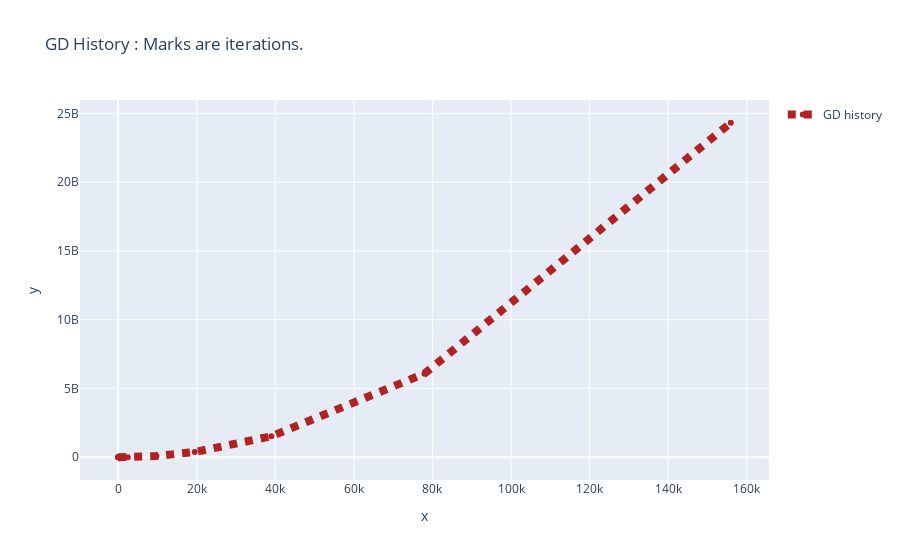

Source (notebook cell):
### Markdown cell above
# Task 3
Train a  linear regression with a L2 loss on the training data using Gradient Descent. 
The code below should give a (non-vectorized) on how it is found.  

The gradient is found as:  
$ L = \frac{1}{2}(\hat{y} - y )^2 $  

$ \hat{y} = f_\theta(x) = \theta$  


$ \frac{\partial L}{\partial\theta} = \frac{\partial L}{\partial \hat{y}} \frac{\partial \hat{y}}{\partial \theta}$ (using the chain rule).

With:  
$\frac{\partial L}{\partial \hat{y}} = (\hat{y} - y) \times 1 = (\hat{y} - y)$  

$\frac{\partial \hat{y}}{\partial \theta} = 1  $


Gives us:  
$\frac{\partial L}{\partial\theta} = (\hat{y} - y)$


### Questions:
1) Draw the graph/tree that shows how these partial derivatives are connected. 
2) Find a set of hyperparameters that converge for $\theta_{\text{init}} = 5.5$.  How can we determine if the algorithm has converged?  
3) Can you find a learning rate that the algorithm does not converge for?  
4) What is the "best" learning rate for this particular dataset?  
5) You might be asked to show how the gradients flow in another loss/function : be prepared.

### Code cell
import numpy as np
import plotly.express as px
import plotly.graph_objects as go


# Training data
x_train = np.arange(0.0, 1.0, 0.025)
y_train = 0.4 + x_train * 0.55 + np.random.randn(x_train.shape[0]) * 0.2

def gradient_of_J(theta, x, y):
    # 
    y_hat = theta
    
    # dL / dy_hat
    dLdy = (y_hat - y)
    
    # dy_hat / dTheta
    dy_HatdTheta = 1
    
    # chain rule
    dLdTheta = dLdy * dy_HatdTheta
    
    return dLdTheta


def calculate_l2_loss_non_vectorized(theta, xs, ys):
    loss = 0.0
    for k in range(ys.shape[0]):
        y_pred = theta 
        loss += (y_pred - ys[k])**2

    
    mean_loss = loss / ys.shape[0]
    return mean_loss


    

initial_theta = 5.5

learning_rate = -1
theta = np.array([initial_theta])
m = x_train.shape[0]
n_steps = 15

print("Running GD with initial theta: {:.2f}, learning rate: {} over {} datapoints for {} steps".format(
    theta.item(),
    learning_rate,
    m,
    n_steps))



search_history = []
for steps in range(n_steps):    
        
    gradient_theta_sum = 0.0
    for k in range(m):
        gradient_theta_sum += gradient_of_J(theta, x_train[k], y_train[k]) 

    mean_gradient = (1/m) * gradient_theta_sum
    loss = calculate_l2_loss_non_vectorized(theta, x_train, y_train)

    print("[visit] theta: {:.2f} => loss: {:.2f}".format(theta.item(), loss.item()))

    # update theta using GD
    theta = theta - (learning_rate * mean_gradient)
    search_history.append((theta, loss))

    


# quick helper to generate plots 
loss_x = np.arange(-4, 6, 0.01)

loss_y = np.array([calculate_l2_loss_non_vectorized(t, x_train, y_train) for t in loss_x])

fig = px.line(x=loss_x, y=loss_y, title="GD History : Marks are iterations.")


x_visit, _ = list(zip(*search_history))
x_visit = np.concatenate(x_visit)
y_visit = np.array([calculate_l2_loss_non_vectorized(t, x_train, y_train) for t in x_visit])

fig.add_trace(go.Scatter(x=x_visit, y=y_visit, name='GD history',
                         line = dict(color='firebrick', width=8, dash='dot')))

fig.show()

### Figure 1 — Plotly figure (JSON) as saved in the notebook; plotly's stock layout.template omitted (floating-point values rounded to 4 significant figures; data arrays with more than 128 entries replaced by an {"elided": "..."} marker saying what was removed)
{"data": [{"hovertemplate": "x=%{x}<br>y=%{y}<extra></extra>", "legendgroup": "", "line": {"color": "#636efa", "dash": "solid"}, "marker": {"symbol": "circle"}, "mode": "lines", "name": "", "orientation": "v", "showlegend": false, "type": "scatter", "x": {"elided": "1000 float values"}, "xaxis": "x", "y": {"elided": "1000 float values"}, "yaxis": "y"}, {"line": {"color": "firebrick", "dash": "dot", "width": 8}, "name": "GD history", "type": "scatter", "x": [10.26, 19.78, 38.81, 76.89, 153.0, 305.3, 609.9, 1219.0, 2437.0, 4874.0, 9748.0, 19490.0, 38990.0, 77980.0, 156000.0], "y": [90.66, 362.5, 1450.0, 5798.0, 23190.0, 92770.0, 371100.0, 1484000.0, 5938000.0, 23750000.0, 95000000.0, 380000000.0, 1520000000.0, 6080000000.0, 24320000000.0]}], "layout": {"legend": {"tracegroupgap": 0}, "title": {"text": "GD History : Marks are iterations."}, "xaxis": {"anchor": "y", "domain": [0, 1], "title": {"text": "x"}}, "yaxis": {"anchor": "x", "domain": [0, 1], "title": {"text": "y"}}}}
